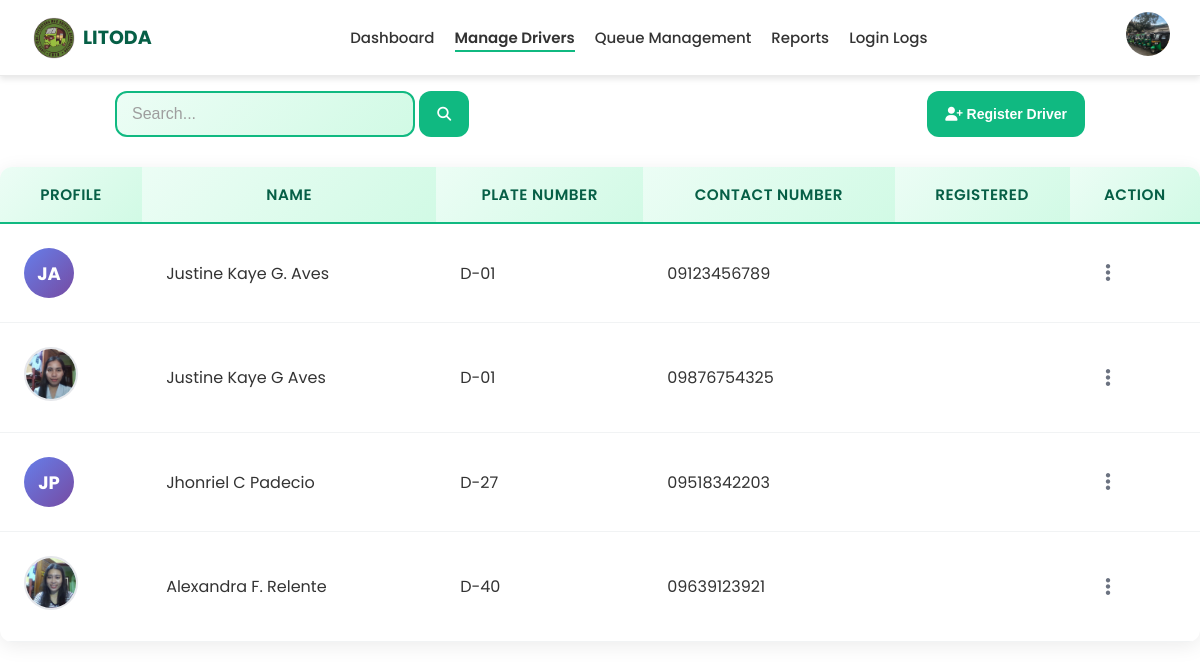
Screenshot of /pages/manage-drivers/managedrivers.php (signed in) with the database file from the repository.
### tables this page shows
CREATE TABLE `drivers` (
  `id` int(11) NOT NULL,
  `firstname` varchar(255) DEFAULT NULL,
  `middlename` varchar(255) DEFAULT NULL,
  `lastname` varchar(255) DEFAULT NULL,
  `tricycle_number` varchar(255) DEFAULT NULL,
  `created_at` timestamp NOT NULL DEFAULT current_timestamp(),
  `contact_no` varchar(20) DEFAULT NULL,
  `profile_pic` varchar(255) DEFAULT NULL
);

### pages/manage-drivers/managedrivers.php (the view, shortened to what this page needs)
<?php
include '../../database/db.php';
$limit = 10;
$page = isset($_GET['page']) ? (int)$_GET['page'] : 1;
$offset = ($page - 1) * $limit;
$search = isset($_GET['search']) ? trim($_GET['search']) : '';
$whereClause = '';
$sql = "SELECT * FROM drivers $whereClause
        ORDER BY lastname ASC, firstname ASC
        LIMIT $limit OFFSET $offset";
$result = $conn->query($sql);
?>
<!DOCTYPE html>
<html lang="en">
<head>
    <link rel="stylesheet" href="../../assets/css/navbar/navbar.css">
    <link rel="stylesheet" href="../../assets/css/manage-drivers/managedriver.css">
</head>
<body>
    <?php include('../../assets/components/navbar.php'); ?>
    <div class="container">
        <div class="row">
            <div class="search-section">
                <form action="managedrivers.php" method="get">
                    <input type="text" class="search-input" placeholder="Search..." name="search" value="<?= htmlspecialchars($search) ?>">
                    <button class="page-btn" type="submit"><i class="fa-solid fa-magnifying-glass"></i></button>
                </form>
            </div>
            <div class="add-drivers-section">
                <button class="page-btn" id="openModal"><i class="fa-solid fa-user-plus"></i> Register Driver</button>
            </div>
        </div>
        <table>
            <tr>
                <th>Profile</th>
                <th>Name</th>
                <th>Plate Number</th>
                <th>Contact Number</th>
                <th>Registered</th>
                <th>Action</th>
            </tr>
            <tbody>
                <?php if ($result->num_rows > 0): ?>
                    <?php while($row = $result->fetch_assoc()): ?>
                        <tr>
                            <td>
                                <?php
                                $profile_pic_path = !empty($row['profile_pic']) ? '../../' . $row['profile_pic'] : '';
                                if(!empty($profile_pic_path) && file_exists($profile_pic_path) && is_file($profile_pic_path)): ?>
                                    <img src="<?= htmlspecialchars($profile_pic_path) ?>"
                                        alt="<?= htmlspecialchars($row['firstname'].' '.$row['lastname']) ?>"
                                        style="width:50px; height:50px; border-radius:50%; object-fit:cover; border:2px solid #e5e7eb;">
                                <?php else: ?>
                                    <div style="width:50px; height:50px; background:linear-gradient(135deg, #667eea 0%, #764ba2 100%); border-radius:50%; display:flex; align-items:center; justify-content:center; color:white; font-weight:bold; font-size:18px;">
                                        <?= strtoupper(substr($row['firstname'],0,1) . substr($row['lastname'],0,1)) ?>
                                    </div>
                                <?php endif; ?>
                            </td>
                            <td><?= htmlspecialchars($row['firstname'].' '.$row['middlename'].' '.$row['lastname']) ?></td>
                            <td><?= htmlspecialchars($row['tricycle_number']) ?></td>
                            <td>
                                <?php
                                echo !empty($row['contact_no']) && trim($row['contact_no']) !== ''
                                    ? htmlspecialchars($row['contact_no'])
                                    : '<span style="color: #9ca3af; font-style: italic;">None</span>';
                                ?>
                            </td>
                            <td><?= htmlspecialchars($row['registered_at']) ?></td>
                            <td>
                                <div class="action-menu-container">
                                    <button class="action-menu-btn" onclick="toggleActionMenu(event, this)">
                                        <i class="fa-solid fa-ellipsis-vertical"></i>
                                    </button>
                                </div>
                            </td>
                        </tr>
                    <?php endwhile; ?>
                <?php else: ?>
                    <tr><td colspan="6" style="text-align:center;">No drivers found</td></tr>
                <?php endif; ?>
            </tbody>
        </table>
    </div>
</body>
</html>

### assets/components/navbar.php (shortened to what this page needs)
<?php
include '../../database/db.php';
$adminId = $_SESSION['admin_id'] ?? null;
$admin = [
    'firstname'   => '',
    'lastname'    => '',
    'username'    => '',
    'profile_pic' => 'uploads/default.png'
];
if ($adminId) {
    $stmt = $conn->prepare("SELECT firstname, lastname, username, profile_pic FROM admins WHERE id = ?");
    if ($stmt) {
        $stmt->bind_param("i", $adminId);
        $stmt->execute();
        $resultObj = $stmt->get_result();
        if ($resultObj && $resultObj->num_rows > 0) {
            $row = $resultObj->fetch_assoc();
            if ($row) {
                $admin['firstname']   = $row['firstname'] ?? '';
                $admin['lastname']    = $row['lastname'] ?? '';
                $admin['username']    = $row['username'] ?? '';
                $admin['profile_pic'] = $row['profile_pic'] ?: 'uploads/default.png';
            }
        }
    }
}
$profilePicPath = "../../assets/" . ltrim($admin['profile_pic'], '/');
$currentPage = basename($_SERVER['PHP_SELF']);
?>
<nav class="navbar">
  <div class="navbar-container">
    <div class="navbar-logo">
      <img src="../../assets/images/logo1.png" alt="LITODA" class="logo-img">
      <span class="logo-text">LITODA</span>
    </div>
    <ul class="navbar-links">
      <li><a href="../../pages/dashboard/dashboard.php" class="<?php echo ($currentPage == 'dashboard.php') ? 'active' : ''; ?>">Dashboard</a></li>
      <li><a href="../../pages/manage-drivers/managedrivers.php" class="<?php echo ($currentPage == 'managedrivers.php') ? 'active' : ''; ?>">Manage Drivers</a></li>
      <li><a href="../../pages/queue-management/qm.php" class="<?php echo ($currentPage == 'qm.php') ? 'active' : ''; ?>">Queue Management</a></li>
      <li><a href="../../pages/reports/reports.php" class="<?php echo ($currentPage == 'reports.php') ? 'active' : ''; ?>">Reports</a></li>
      <li><a href="#" onclick="openLoginLogsModal(); return false;" class="login-logs-link">Login Logs</a></li>
    </ul>
    <div class="navbar-profile">
      <img src="<?php echo htmlspecialchars($profilePicPath); ?>" class="profile-pic" id="profileDropdownBtn">
    </div>
  </div>
</nav>

### assets/css/navbar/navbar.css (style rules this page uses)
body { margin: 0; font-family: "Poppins", sans-serif; }
.navbar { background: #ffffff; border-bottom: 1px solid #eaeaea; padding: 0.75rem 2rem; position: sticky; top: 0; z-index: 1000; }
.navbar-container { display: flex; align-items: center; justify-content: space-between; max-width: 1200px; margin: 0 auto; }
.navbar-logo { font-size: 1.5rem; font-weight: 700; color: #065f46; font-family: "Poppins"; }

### assets/css/manage-drivers/managedriver.css (style rules this page uses)
table { width: 100%; max-width: 1200px; margin: 0 auto; background: white; border-radius: 12px; overflow: hidden; box-shadow: 0 4px 20px rgba(0,0,0,0.08); border-collapse: collapse; }
th { background: linear-gradient(135deg, #ecfdf5 0%, #d1fae5 100%); padding: 1rem; text-align: center; color: #065f46; font-weight: 600; font-size: 0.95rem; text-transform: uppercase; letter-spacing: 0.5px; border-bottom: 2px solid #10b981; }
td { padding: 24px; border-bottom: 1px solid #f1f3f4; color: #333; }
.row { padding: 15px; margin: 0px 100px 0px 100px; display: flex; justify-content: space-between; margin-bottom: 15px; }
.search-input { width: 300px; padding: 12px 15px; border-radius: 12px; font-size: 16px; border: 2px solid #10b981; transition: all 0.3s ease; outline: none; box-sizing: border-box; background: linear-gradient(135deg, #ecfdf5 0%, #d1fae5 100%); }
.search-input::placeholder { color: #9e9e9e; }
.page-btn { background: #10b981; color: white; padding: 15px 18px; border: none; border-radius: 12px; font-size: 14px; font-weight: 600; cursor: pointer; transition: all 0.3s ease; outline: none; }
.action-menu-container { position: relative; display: inline-block; }
.action-menu-btn { background: transparent; border: none; cursor: pointer; padding: 8px 12px; border-radius: 8px; color: #6b7280; font-size: 20px; transition: all 0.3s ease; display: flex; align-items: center; justify-content: center; }

### assets/components/navbar.php (style rules this page uses)
.navbar { background: #fff; padding: 10px 25px; display: flex; justify-content: space-between; align-items: center; box-shadow: 0 3px 6px rgba(0,0,0,0.1); position: relative; z-index: 100; }
.navbar-container { display: flex; width: 100%; justify-content: space-between; align-items: center; }
.logo-img { height: 50px; margin-right: 5px; }
.logo-text { font-weight: 700; font-size: 20px; }
.navbar-logo { display: flex; align-items: center; }
.navbar-links { list-style: none; display: flex; gap: 25px; margin: 0; padding: 0; }
.navbar-links a { color: #333; text-decoration: none; font-weight: 500; position: relative; transition: color 0.3s ease; }
.navbar-links a::after { content: ""; position: absolute; width: 0; height: 2px; bottom: -4px; left: 0; background-color: #10b981; transition: width 0.3s ease; }
.navbar-links a:hover::after, .navbar-links a.active::after { width: 100%; }
.navbar-links a.active { color: #333; font-weight: 600; }
.navbar-links a.login-logs-link { color: #333; font-weight: 500; }
.navbar-profile { position: relative; }
.profile-pic { width: 45px; height: 45px; border-radius: 50%; cursor: pointer; object-fit: cover; }
@media screen and (min-width: 1024px) and (max-width: 1366px) { .navbar { padding: 12px 30px; } }
@media screen and (min-width: 1024px) and (max-width: 1366px) { .logo-img { height: 48px; } }
@media screen and (min-width: 1024px) and (max-width: 1366px) { .logo-text { font-size: 19px; } }
@media screen and (min-width: 1024px) and (max-width: 1366px) { .navbar-links { gap: 20px; } }
@media screen and (min-width: 1024px) and (max-width: 1366px) { .navbar-links a { font-size: 15px; } }
@media screen and (min-width: 1024px) and (max-width: 1366px) { .profile-pic { width: 44px; height: 44px; } }

### rows the page displays
drivers: firstname+lastname "JA", firstname+middlename+lastname "Justine Kaye G. Aves", tricycle_number "D-01", contact_no "09123456789"
drivers: profile_pic+firstname+lastname (picture), firstname+middlename+lastname "Justine Kaye G Aves", tricycle_number "D-01", contact_no "09876754325"
drivers: firstname+lastname "JP", firstname+middlename+lastname "Jhonriel C Padecio", tricycle_number "D-27", contact_no "09518342203"
drivers: profile_pic+firstname+lastname (picture), firstname+middlename+lastname "Alexandra F. Relente", tricycle_number "D-40", contact_no "09639123921"
